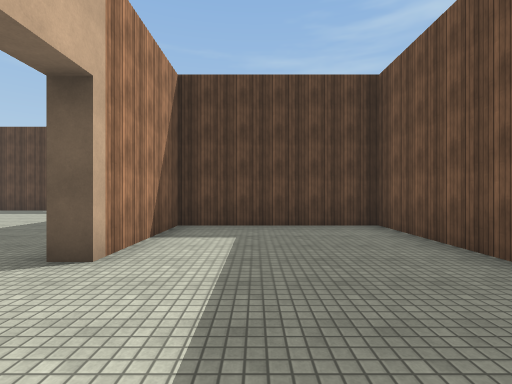
View 1 (above)

18 first-person views from a walk through a scene from a Unity 3-D project. The camera is 1.5 m above the floor, looks level and sees 85° across. Doors are open. The floor is counted in squares, 2 m on a side. Each view is taken from the middle of a square. On the plan, view 1 faces up. The plan holds only what a view shows up to about 10 squares ahead; the rest is blank. The player character is not drawn. Surface patterns are stand-ins for the level's own textures.

View 2
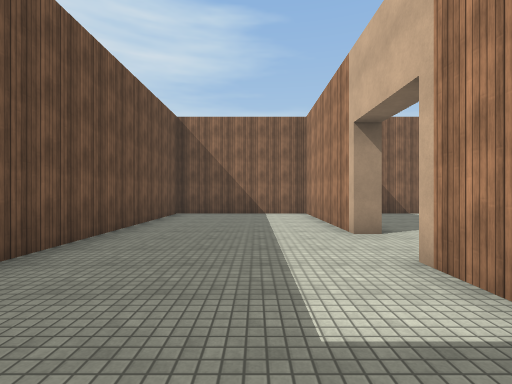

View 3
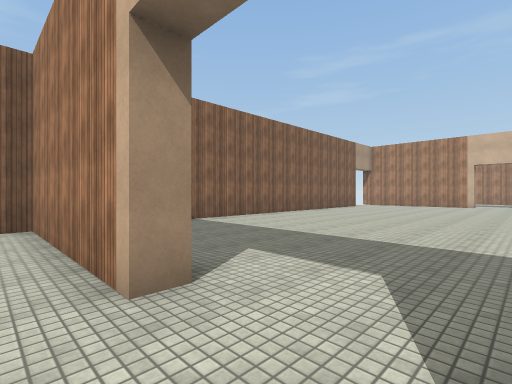

View 4
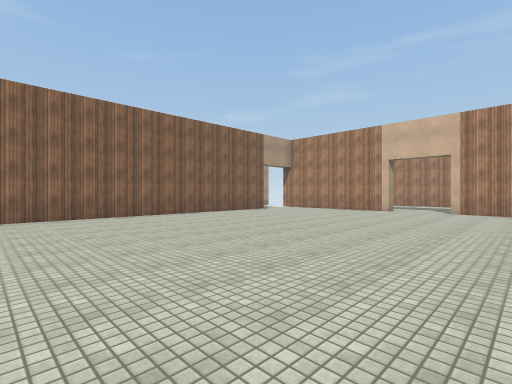

View 5
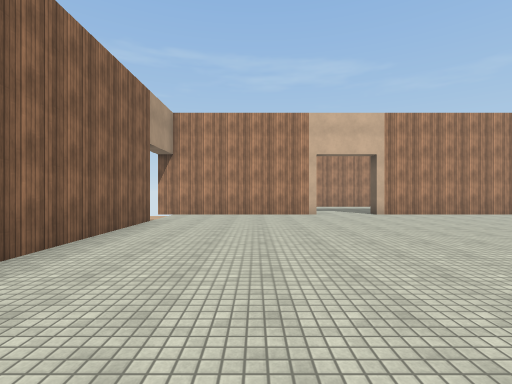

View 6
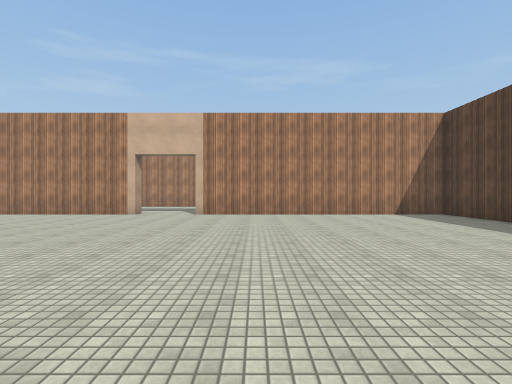

View 7
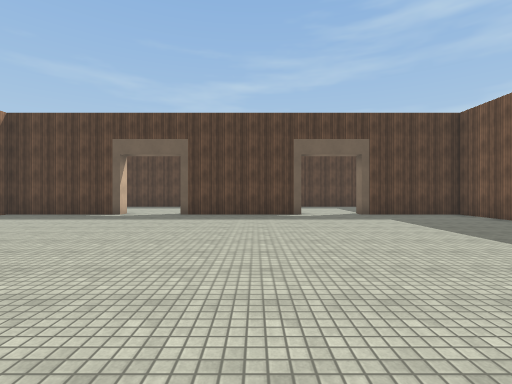

View 8
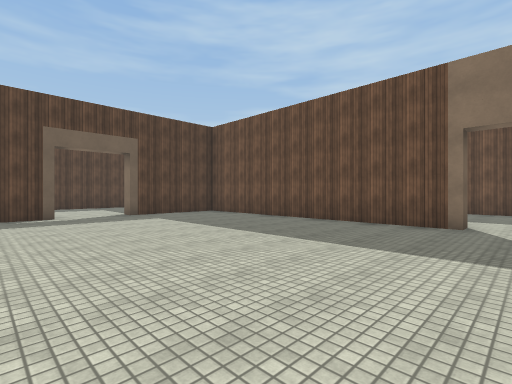

View 9
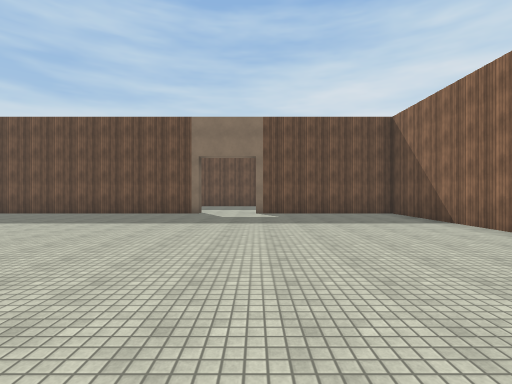

View 10
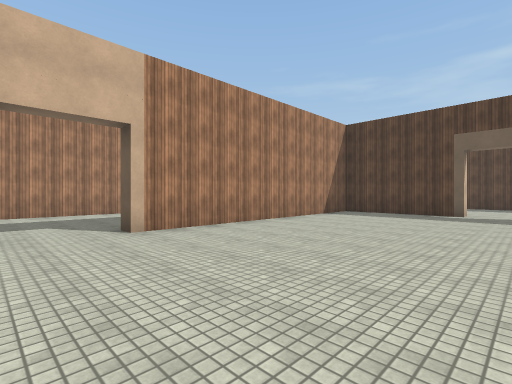

View 11
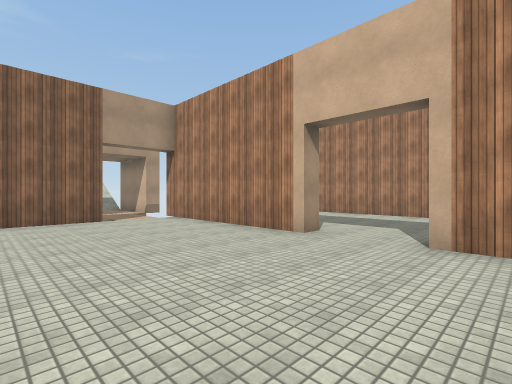

View 12
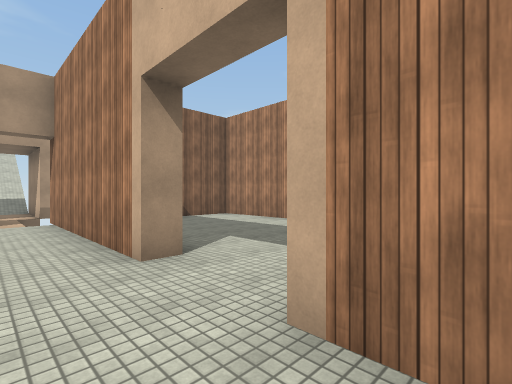

View 13
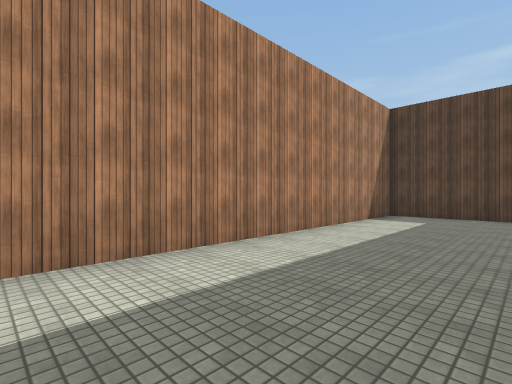

View 14
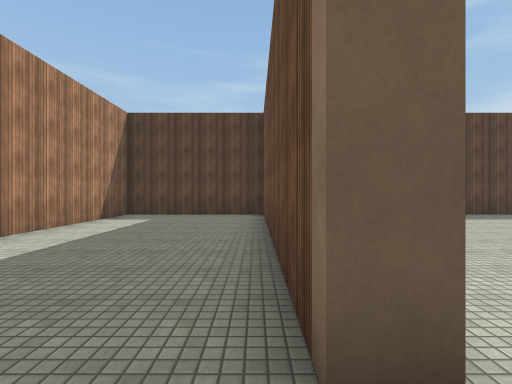

View 15
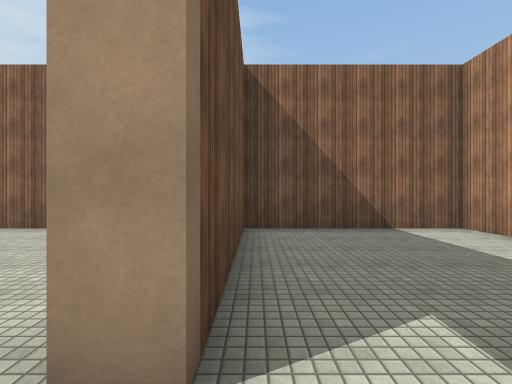

View 16
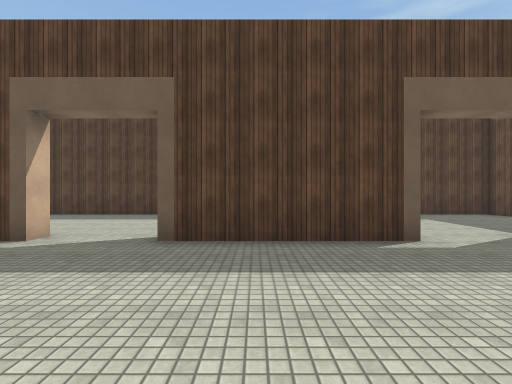

View 17
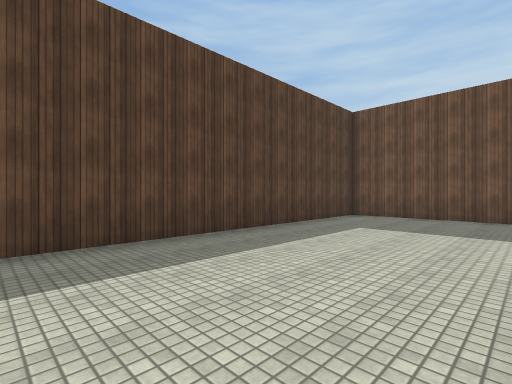

View 18
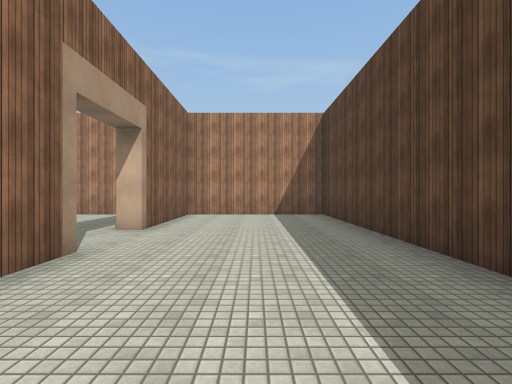

### Floor plan
Points are (right, up) in squares from view 1. A wall is a line through its corners. A room is listed if a view was taken in it or the views show most of it. See-through windows are left out.
Room 1 (views 1, 2, 3)
walls: (-1.8, 1) (-1.8, -3.7) (2.7, -3.7) (2.7, 6.2) (-1.8, 6.2) (-1.8, 3)
ways out: opening at (-2, 2) to room 2
Room 2 (views 4, 5, 6, 7, 8, 9, 10, 11, 12, 16)
walls: (-17.7, 1) (-17.3, 1) (-17.3, -4.2); (-1.8, 3) (-2.2, 3) (-2.2, 11.3) (-5.5, 11.3); (-15.4, -3.7) (-2.2, -3.7) (-2.2, 1) (-1.8, 1); (-7.4, 11.3) (-11.5, 11.3); (-13.5, 11.3) (-17.3, 11.3) (-17.3, 3)
ways out: opening at (-2, 2) to room 1; opening at (-18, 1.5) to room 3; opening at (-12.5, 11) to room 4; opening at (-6.5, 11) to room 4; open door at (-16.5, -4.5)
Room 3 (views 13, 14, 15)
walls: (-17.3, 3) (-17.7, 3) (-17.7, 10.6); (-17.8, 11.3) (-22.2, 11.3) (-22.2, -3.7) (-17.7, -3.7) (-17.7, 1)
ways out: opening at (-18, 1.5) to room 2
Room 4 (views 17, 18)
walls: (-11.5, 11.8) (-10.4, 11.8); (-5.5, 11.3) (-5.5, 11.8); (-2.2, 12.4) (-2.2, 16.2) (-17.3, 16.2) (-17.3, 11.8) (-13.5, 11.8) (-13.5, 11.3)
ways out: opening at (-12.5, 11) to room 2; opening at (-6.5, 11) to room 2

Where each view was taken, in squares from view 1:
view 1: 0 up, 0 right, facing up
view 2: 6 up, 0 right, facing down
view 3: 3 up, 1 left, facing down-left
view 4: 5 up, 6 left, facing down-left
view 5: 1 down, 8 left, facing left
view 6: 5 up, 8 left, facing left
view 7: 2 up, 9 left, facing up
view 8: 2 up, 9 left, facing up-right
view 9: 1 up, 12 left, facing right
view 10: 1 up, 12 left, facing up-left
view 11: 4 up, 13 left, facing down-left
view 12: 4 up, 16 left, facing down-left
view 13: 2 up, 19 left, facing up-left
view 14: 2 up, 18 left, facing up
view 15: 2 up, 18 left, facing down
view 16: 7 up, 10 left, facing up
view 17: 12 up, 11 left, facing up-right
view 18: 14 up, 8 left, facing left
